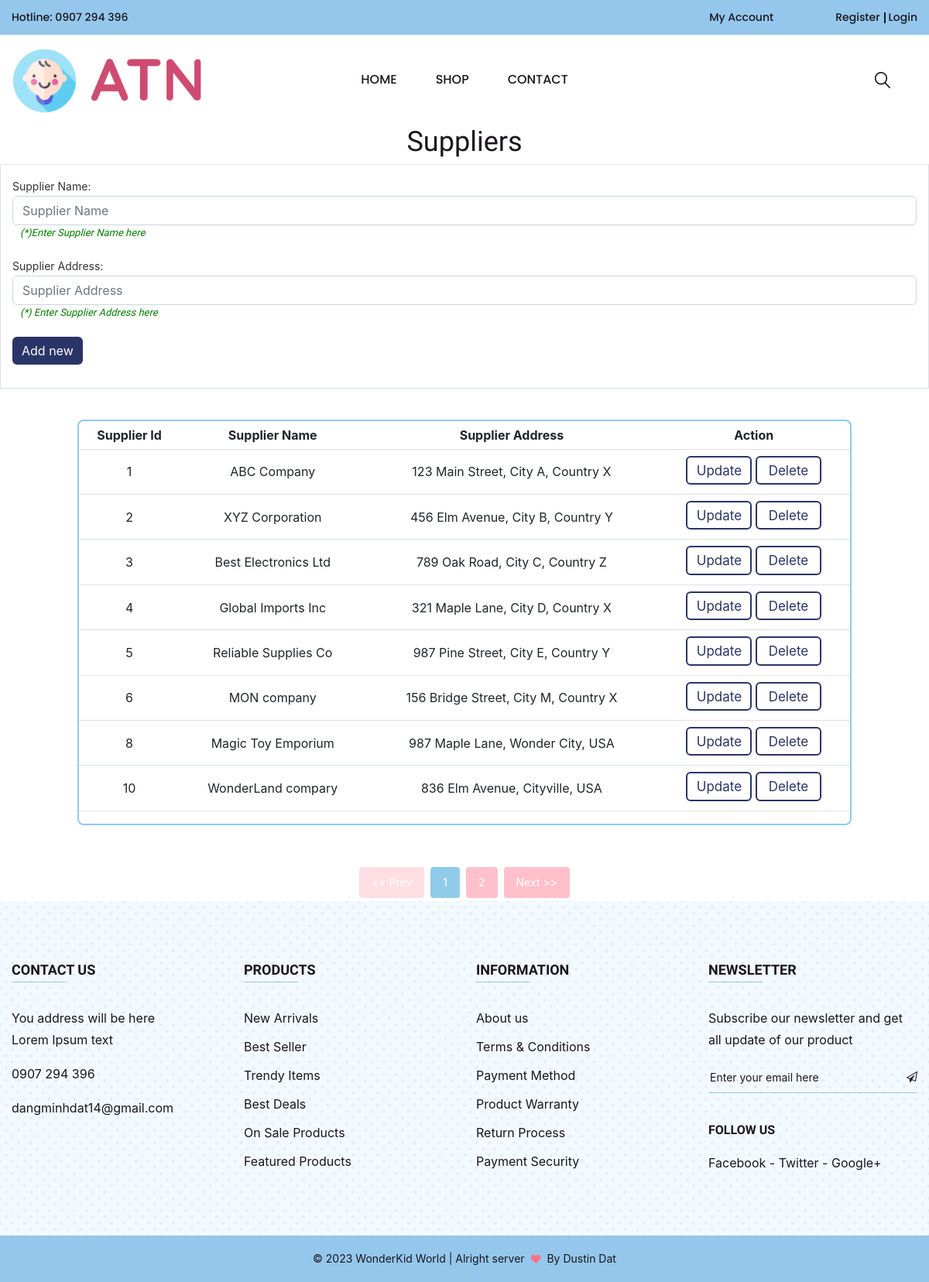
Screenshot of /supplier.php with the database file from the repository.
### tables this page shows
CREATE TABLE `supplier` (
  `sup_id` int(11) NOT NULL,
  `sup_name` varchar(255) NOT NULL,
  `sup_address` varchar(255) NOT NULL
);

### supplier.php (the view, shortened to what this page needs)
<?php
    include_once 'header.php';
?>
<link rel="stylesheet" href="./assets/css/category.css">
<link rel="stylesheet" href="./assets/css/manage_store.css">
<div class="body">
        <h1 style="text-align: center;">Suppliers</h1>
            <div id="main" class="container border">
                <form id="form1" name="form1" method="POST" action="" class="form-horizontal" role="form">
                    <div class="form-group pb-3 pt-3">
                        <label for="txtTen" class="col-sm-2 control-label">Supplier Name:  </label>
                            <div class="col-sm-12">
                                <input required type="text" name="txtName" id="txtName" class="form-control" placeholder="Supplier Name" value='<?php echo isset($sup_name)?($sup_name):"";?>'>
                            </div>
                            <h6 style="font-style: italic; color: green; padding: 3px 0 0 10px; font-size: 13px">(*)Enter Supplier Name here</h6>
                    </div>
                    <div class="form-group pb-3">
                            <label for="txtTen" class="col-sm-2 control-label">Supplier Address:  </label>
                            <div class="col-sm-12">
                                <input required type="text" name="txtAddress" id="txtAddress" class="form-control" placeholder="Supplier Address" value='<?php echo isset($sup_name)?($sup_address):"";?>'>
                            </div>
                            <h6 style="font-style: italic; color: green; padding: 3px 0 0 10px; font-size: 13px">(*) Enter Supplier Address here</h6>
                    </div>
                    <div class="form-group pb-3">
                        <div class="col-sm-offset-2 col-sm-10">
                                <input style="background-color: #2B3467; border: none" type="submit"  class="btn btn-primary " name="<?php echo isset($_GET["cid"])?"btnEdit":"btnAdd"; ?>" id="btnAction" value='<?php echo isset($_GET["cid"])?"Update":"Add new"?>'/>
                        </div>
                    </div>
                </form>
            </div>
    </div>
    <div class="table-responsive" id="tables">
    <table class="table table-hover" id="myTable">
      <thead>
        <tr>
          <th scope="col">Supplier Id</th>
          <th scope="col">Supplier Name</th>
          <th scope="col">Supplier Address</th>
          <th scope="col">Action</th>
        </tr>
      </thead>
      <tbody>
        <?php
            $conn = new Connect();
            $db_link = $conn->connectToMySQL();
            $sql = "SELECT * FROM supplier";
            $re = $db_link->query($sql);
            while($row = $re->fetch_assoc()):
        ?>
        <tr>
          <td><?=$row['sup_id']?></td>
          <td><?=$row['sup_name']?></td>
          <td><?=$row['sup_address']?></td>
          <td>
            <a href="supplier.php?cid=<?=$row['sup_id']?>" class="button3 update">Update</a>
            <a href="supplier.php?cid=<?=$row['sup_id']?>" class="button3 delete">Delete</a>
        </td>
        </tr>
        <?php
            endwhile;
        ?>
      </tbody>
    </table>
</div>
<?php
    include_once 'footer.php';
?>

### assets/css/category.css (style rules this page uses)
:root { --Orange_yellow: #FFC93C; --blue_light: #03e9f4; --blue_heavy: #2C74B3; --blue_neon: #5e98a2; --white: #ffffff; --black: #000000; --green_heavy_gradient:#227c7064; --green_light: #439a97d0; --Orange: #FF7000; --navy: #2B3467; }
.table-responsive { margin: 40px 160px 50px 160px; border: 2px solid #2C74B3; border-radius: 8px; }
.table { text-align: center; }
td { justify-content: center; vertical-align: center; }
.button3 { font-family: inherit; display: inline-block; width: 5em; height: 2.2em; line-height: 2em; overflow: hidden; text-decoration: none; font-size: 17px; z-index: 1; color: var(--navy); border: 2px solid var(--navy); border-radius: 6px; position: relative; }
.button3::before { position: absolute; content: ""; background: var(--navy); width: 150px; height: 200px; z-index: -1; border-radius: 50%; }
.button3:before { top: 100%; left: 100%; transition: .3s all; }

### assets/css/manage_store.css (style rules this page uses)
:root { --Orange_yellow: #FFC93C; --blue_light: #03e9f4; --blue_heavy: #2C74B3; --blue_neon: #5e98a2; --white: #ffffff; --black: #000000; --green_heavy_gradient:#227c7064; --green_light: #439a97d0; --Orange: #FF7000; --navy: #2B3467; }
* { box-sizing: border-box; }
.table-responsive { margin: 40px 100px 50px 100px; border: 2px solid rgb(145, 203, 234); border-radius: 8px; }
.table { text-align: center; }
td, th { text-align: center; justify-content: center; padding: auto; vertical-align: middle !important; }

### rows the page displays
supplier: sup_id "1", sup_name "ABC Company", sup_address "123 Main Street, City A, Country X"
supplier: sup_id "2", sup_name "XYZ Corporation", sup_address "456 Elm Avenue, City B, Country Y"
supplier: sup_id "3", sup_name "Best Electronics Ltd", sup_address "789 Oak Road, City C, Country Z"
supplier: sup_id "4", sup_name "Global Imports Inc", sup_address "321 Maple Lane, City D, Country X"
supplier: sup_id "5", sup_name "Reliable Supplies Co", sup_address "987 Pine Street, City E, Country Y"
supplier: sup_id "6", sup_name "MON company", sup_address "156 Bridge Street, City M, Country X"
supplier: sup_id "8", sup_name "Magic Toy Emporium", sup_address "987 Maple Lane, Wonder City, USA"
supplier: sup_id "10", sup_name "WonderLand compary", sup_address "836 Elm Avenue, Cityville, USA"
